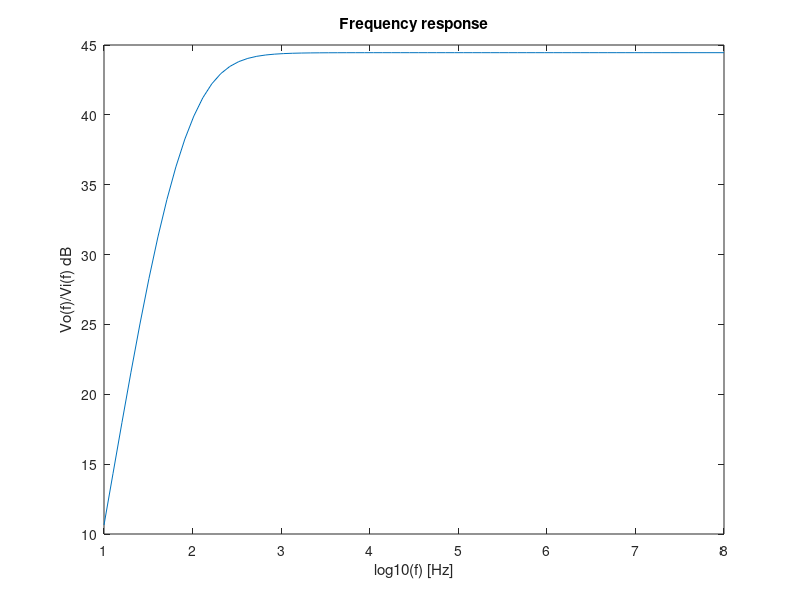

Write MATLAB code to recreate this figure.
close all 
clear all

%gain stage

VT=25e-3;
BFN=178.7;
VAFN=69.7;
   
%resistance E
RE1=100;
   
%resistance c
RC1=1000;

%bias circuit
RB1=80000;
RB2=20000;
   
VBEON=0.7;
VCC=12;
%source resistance
RS=100;

RB=1/(1/RB1+1/RB2)
VEQ=RB2/(RB1+RB2)*VCC
IB1=(VEQ-VBEON)/(RB+(1+BFN)*RE1)
IC1=BFN*IB1
IE1=(1+BFN)*IB1
VE1=RE1*IE1
VO1=VCC-RC1*IC1
VCE=VO1-VE1

gm1=IC1/VT
rpi1=BFN/gm1
ro1=VAFN/IC1

RSB=RB*RS/(RB+RS)

%gain sem o condensador perto de RE
%AV1 = RSB/RS * RC1*(RE1-gm1*rpi1*ro1)/((ro1+RC1+RE1)*(RSB+rpi1+RE1)+gm1*RE1*ro1*rpi1 - RE1^2)
%AV1simple = RB/(RB+RS) * gm1*RC1/(1+gm1*RE1)
%AVIsimple_DB = 20*log10(abs(AV1simple))

%RE1=0
%AV1 = RSB/RS * RC1*(RE1-gm1*rpi1*ro1)/((ro1+RC1+RE1)*(RSB+rpi1+RE1)+gm1*RE1*ro1*rpi1 - RE1^2)
%AVI_DB = 20*log10(abs(AV1))
%AV1simple =  - RSB/RS * gm1*RC1/(1+gm1*RE1)
%AVIsimple_DB = 20*log10(abs(AV1simple))

%RE1=100
%ZI1 = 1/(1/RB+1/(((ro1+RC1+RE1)*(rpi1+RE1)+gm1*RE1*ro1*rpi1 - RE1^2)/(ro1+RC1+RE1)))
%ZX = ro1*((RSB+rpi1)*RE1/(RSB+rpi1+RE1))/(1/(1/ro1+1/(rpi1+RSB)+1/RE1+gm1*rpi1/(rpi1+RSB)))
%ZX = ro1*(   1/RE1+1/(rpi1+RSB)+1/ro1+gm1*rpi1/(rpi1+RSB)  )/(   1/RE1+1/(rpi1+RSB) ) 
%ZO1 = 1/(1/ZX+1/RC1)

%RE1=0
AV1 = -gm1*(1/(1/ro1+1/RC1))*(1/(1/RB+1/rpi1))/((1/(1/RB+1/rpi1))+RS)
AVI_DB = 20*log10(abs(AV1))
ZI1 = 1/(1/RB+1/rpi1) 
ZO1 = 1/(1/ro1+1/RC1)

fcomem = fopen("emmiter.tex", "w");
fprintf(fcomem, "Gain & %f \\\\ \n", AV1);
fprintf(fcomem, "\\hline\n");
fprintf(fcomem, "Input Impedance & %f \\\\ \n", ZI1);
fprintf(fcomem, "\\hline\n");
fprintf(fcomem, "Output Impedance & %f \\\\ \n", ZO1);
fprintf(fcomem, "\\hline\n");

fclose(fcomem);

%ouput stage
BFP = 227.3
VAFP = 37.2
RE2 = 100
VEBON = 0.7
VI2 = VO1
IE2 = (VCC-VEBON-VI2)/RE2
IC2 = BFP/(BFP+1)*IE2
IB2 = IC2/BFP
VO2 = VCC - RE2*IE2

gm2 = IC2/VT
go2 = IC2/VAFP
gpi2 = gm2/BFP
ge2 = 1/RE2

AV2 = (gm2+gpi2)/(gm2+gpi2+go2+ge2)
%ZI2 = (gm2+gpi2+go2+ge2)/gpi2/(gpi2+go2+ge2)
ZI2 = (gm2+gpi2+go2+ge2)/gpi2/(go2+ge2)
ZO2 = 1/(gm2+gpi2+go2+ge2)

fcomco = fopen("collector.tex", "w");
fprintf(fcomco, "Gain & %f \\\\ \n", AV2);
fprintf(fcomco, "\\hline\n");
fprintf(fcomco, "Input Impedance & %f \\\\ \n", ZI2);
fprintf(fcomco, "\\hline\n");
fprintf(fcomco, "Output Impedance & %f \\\\ \n", ZO2);
fprintf(fcomco, "\\hline\n");

fclose(fcomco);

%total
gB = 1/(1/gpi2+ZO1)
AV = (gB+gm2/gpi2*gB)/(gB+ge2+go2+gm2/gpi2*gB)*AV1
AV_DB = 20*log10(abs(AV))
ZI=ZI1
ZO=1/(go2+gm2/gpi2*gB+ge2+gB)

ftotal = fopen("total.tex", "w");
fprintf(ftotal, "Gain & %f \\\\ \n", AV);
fprintf(ftotal, "\\hline\n");
fprintf(ftotal, "Input Impedance & %f \\\\ \n", ZI);
fprintf(ftotal, "\\hline\n");
fprintf(ftotal, "Output Impedance & %f \\\\ \n", ZO);
fprintf(ftotal, "\\hline\n");

fclose(ftotal);

ft4 = fopen("ft4.tex", "w");
fprintf(ft4, "$V_{cc}$ (V) & %f \\\\ \n", VCC);
fprintf(ft4, "\\hline\n");
fprintf(ft4, "$V_{eq}$ (V) & %f \\\\ \n", VEQ);
fprintf(ft4, "\\hline\n");
fprintf(ft4, "$V_{B1}$ (V) & %f \\\\ \n", VEQ-RB*IB1);
fprintf(ft4, "\\hline\n");
fprintf(ft4, "$V_{C1}$ (V) & %f \\\\ \n", VO1);
fprintf(ft4, "\\hline\n");
fprintf(ft4, "$V_{E1}$ (V) & %f \\\\ \n", VE1);
fprintf(ft4, "\\hline\n");
fprintf(ft4, "$V_{E2}$ (V) & %f \\\\ \n", VO2);
fprintf(ft4, "\\hline\n");
fprintf(ft4, "$I_{B1}$ (mA) & %f \\\\ \n", IB1*1000);
fprintf(ft4, "\\hline\n");
fprintf(ft4, "$I_{R1}$ (mA) & %f \\\\ \n", IB1*1000*RB/RB1);
fprintf(ft4, "\\hline\n");
fprintf(ft4, "$I_{R2}$ (mA) & %f \\\\ \n", IB1*1000*RB/RB2);
fprintf(ft4, "\\hline\n");
%fprintf(ft4, "$I_{B1}$ (mA) & %f \\\\ \n", IB1*1000*RB/RB1+IB1*1000*RB/RB2);
%fprintf(ft4, "\\hline\n");
fprintf(ft4, "$I_{C1}$ (mA) & %f \\\\ \n", IC1*1000);
fprintf(ft4, "\\hline\n");
fprintf(ft4, "$I_{E1}$ (mA) & %f \\\\ \n", IE1*1000);
fprintf(ft4, "\\hline\n");
fprintf(ft4, "$I_{E2}$ (mA) & %f \\\\ \n", IE2*1000);
fprintf(ft4, "\\hline\n");
fprintf(ft4, "$I_{B2}$ (mA) & %f \\\\ \n", IB2*1000);
fprintf(ft4, "\\hline\n");
fprintf(ft4, "$I_{C2}$ (mA) & %f \\\\ \n", IC2*1000);
fprintf(ft4, "\\hline\n");

fclose(ft4);

w=linspace(log10(10), log10(100000000), 70);
w=2*pi*10 .^(w);
VV=linspace(log10(10), log10(100000000), 70);
Vin = 0.01*exp(-j*pi/2);

Rin = 100;
Cin = 0.000030;
CB = 0.000400;
CO = 0.000310;
RL = 8;
rpi2 = 1/gpi2;
ro2 = 1/go2;

for i=1:length(w)
  %printf("%f",w(i)/2/pi);
  A = [1,0,0,0,0,0;-1/(Rin+1/(j*w(i)*Cin)),1/RB1+1/RB2+1/rpi1+1/(Rin+1/(j*w(i)*Cin)),-1/rpi1,0,0,0;0,-1/rpi1-gm1,1/rpi1+gm1+1/RE1+j*w(i)*CB+1/ro1,-1/ro1,0,0;0,gm1,-gm1-1/ro1,1/ro1+1/RC1+1/rpi2,-1/rpi2,0;0,0,0,-1/rpi2-gm2,1/rpi2+gm2+1/ro2+1/RE2+j*w(i)*CO,-j*w(i)*CO;0,0,0,0,-j*w(i)*CO,j*w(i)*CO+1/RL];
  b = [Vin;0;0;0;0;0];
  c = A\b;
  VV(i) = abs(c(6)/Vin);
endfor

figure
plot (log10(w/2/pi), 20*log10(VV));
title("Frequency response")
xlabel ("log10(f) [Hz]");
ylabel ("Vo(f)/Vi(f) dB");
print ("Vo_Vi.eps", "-depsc");
